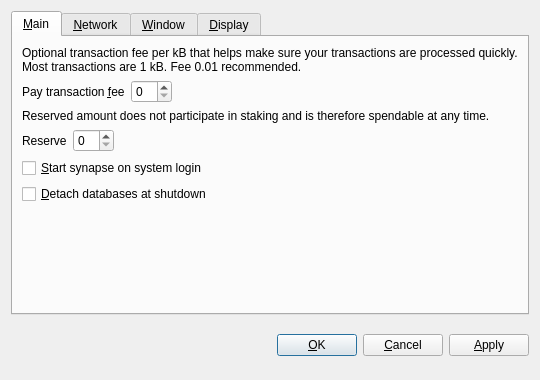
<?xml version="1.0" encoding="UTF-8"?>
<ui version="4.0">
 <class>OptionsDialog</class>
 <widget class="QDialog" name="OptionsDialog">
  <property name="geometry">
   <rect>
    <x>0</x>
    <y>0</y>
    <width>540</width>
    <height>380</height>
   </rect>
  </property>
  <property name="windowTitle">
   <string>Options</string>
  </property>
  <property name="modal">
   <bool>true</bool>
  </property>
  <layout class="QVBoxLayout" name="verticalLayout">
   <item>
    <widget class="QTabWidget" name="tabWidget">
     <property name="tabPosition">
      <enum>QTabWidget::North</enum>
     </property>
     <property name="currentIndex">
      <number>0</number>
     </property>
     <widget class="QWidget" name="tabMain">
      <attribute name="title">
       <string>&amp;Main</string>
      </attribute>
      <layout class="QVBoxLayout" name="verticalLayout_Main">
       <item>
        <widget class="QLabel" name="transactionFeeInfoLabel">
         <property name="text">
          <string>Optional transaction fee per kB that helps make sure your transactions are processed quickly. Most transactions are 1 kB. Fee 0.01 recommended.</string>
         </property>
         <property name="textFormat">
          <enum>Qt::PlainText</enum>
         </property>
         <property name="wordWrap">
          <bool>true</bool>
         </property>
        </widget>
       </item>
       <item>
        <layout class="QHBoxLayout" name="horizontalLayoutFee">
         <item>
          <widget class="QLabel" name="transactionFeeLabel">
           <property name="text">
            <string>Pay transaction &amp;fee</string>
           </property>
           <property name="textFormat">
            <enum>Qt::PlainText</enum>
           </property>
           <property name="buddy">
            <cstring>transactionFee</cstring>
           </property>
          </widget>
         </item>
         <item>
          <widget class="BitcoinAmountField" name="transactionFee"/>
         </item>
         <item>
          <spacer name="horizontalSpacerFee">
           <property name="orientation">
            <enum>Qt::Horizontal</enum>
           </property>
           <property name="sizeHint" stdset="0">
            <size>
             <width>40</width>
             <height>20</height>
            </size>
           </property>
          </spacer>
         </item>
        </layout>
       </item>
       <item>
        <widget class="QLabel" name="reserveBalanceInfoLabel">
         <property name="text">
          <string>Reserved amount does not participate in staking and is therefore spendable at any time.</string>
         </property>
         <property name="textFormat">
          <enum>Qt::PlainText</enum>
         </property>
         <property name="wordWrap">
          <bool>true</bool>
         </property>
        </widget>
       </item>
       <item>
        <layout class="QHBoxLayout" name="horizontalLayoutReserveBalance">
         <item>
          <widget class="QLabel" name="reserveBalanceLabel">
           <property name="text">
            <string>Reserve</string>
           </property>
           <property name="textFormat">
            <enum>Qt::PlainText</enum>
           </property>
           <property name="buddy">
            <cstring>reserveBalance</cstring>
           </property>
          </widget>
         </item>
         <item>
          <widget class="BitcoinAmountField" name="reserveBalance"/>
         </item>
         <item>
          <spacer name="horizontalSpacerReserveBalance">
           <property name="orientation">
            <enum>Qt::Horizontal</enum>
           </property>
           <property name="sizeHint" stdset="0">
            <size>
             <width>40</width>
             <height>20</height>
            </size>
           </property>
          </spacer>
         </item>
        </layout>
       </item>
       <item>
        <widget class="QCheckBox" name="bitcoinAtStartup">
         <property name="toolTip">
          <string>Automatically start synapse after logging in to the system.</string>
         </property>
         <property name="text">
          <string>&amp;Start synapse on system login</string>
         </property>
        </widget>
       </item>
       <item>
        <widget class="QCheckBox" name="detachDatabases">
         <property name="toolTip">
          <string>Detach block and address databases at shutdown. This means they can be moved to another data directory, but it slows down shutdown. The wallet is always detached.</string>
         </property>
         <property name="text">
          <string>&amp;Detach databases at shutdown</string>
         </property>
        </widget>
       </item>
       <item>
        <spacer name="verticalSpacer_Main">
         <property name="orientation">
          <enum>Qt::Vertical</enum>
         </property>
         <property name="sizeHint" stdset="0">
          <size>
           <width>20</width>
           <height>40</height>
          </size>
         </property>
        </spacer>
       </item>
      </layout>
     </widget>
     <widget class="QWidget" name="tabNetwork">
      <attribute name="title">
       <string>&amp;Network</string>
      </attribute>
      <layout class="QVBoxLayout" name="verticalLayout_Network">
       <item>
        <widget class="QCheckBox" name="mapPortUpnp">
         <property name="toolTip">
          <string>Automatically open the synapse client port on the router. This only works when your router supports UPnP and it is enabled.</string>
         </property>
         <property name="text">
          <string>Map port using &amp;UPnP</string>
         </property>
        </widget>
       </item>
       <item>
        <widget class="QCheckBox" name="connectSocks">
         <property name="toolTip">
          <string>Connect to the synapse network through a SOCKS proxy (e.g. when connecting through Tor).</string>
         </property>
         <property name="text">
          <string>&amp;Connect through SOCKS proxy:</string>
         </property>
        </widget>
       </item>
       <item>
        <layout class="QHBoxLayout" name="horizontalLayout_Network">
         <item>
          <widget class="QLabel" name="proxyIpLabel">
           <property name="text">
            <string>Proxy &amp;IP:</string>
           </property>
           <property name="textFormat">
            <enum>Qt::PlainText</enum>
           </property>
           <property name="buddy">
            <cstring>proxyIp</cstring>
           </property>
          </widget>
         </item>
         <item>
          <widget class="QValidatedLineEdit" name="proxyIp">
           <property name="maximumSize">
            <size>
             <width>140</width>
             <height>16777215</height>
            </size>
           </property>
           <property name="toolTip">
            <string>IP address of the proxy (e.g. 127.0.0.1)</string>
           </property>
          </widget>
         </item>
         <item>
          <widget class="QLabel" name="proxyPortLabel">
           <property name="text">
            <string>&amp;Port:</string>
           </property>
           <property name="textFormat">
            <enum>Qt::PlainText</enum>
           </property>
           <property name="buddy">
            <cstring>proxyPort</cstring>
           </property>
          </widget>
         </item>
         <item>
          <widget class="QLineEdit" name="proxyPort">
           <property name="maximumSize">
            <size>
             <width>55</width>
             <height>16777215</height>
            </size>
           </property>
           <property name="toolTip">
            <string>Port of the proxy (e.g. 9050)</string>
           </property>
          </widget>
         </item>
         <item>
          <widget class="QLabel" name="socksVersionLabel">
           <property name="text">
            <string>SOCKS &amp;Version:</string>
           </property>
           <property name="textFormat">
            <enum>Qt::PlainText</enum>
           </property>
           <property name="buddy">
            <cstring>socksVersion</cstring>
           </property>
          </widget>
         </item>
         <item>
          <widget class="QValueComboBox" name="socksVersion">
           <property name="toolTip">
            <string>SOCKS version of the proxy (e.g. 5)</string>
           </property>
          </widget>
         </item>
         <item>
          <spacer name="horizontalSpacer_Network">
           <property name="orientation">
            <enum>Qt::Horizontal</enum>
           </property>
           <property name="sizeHint" stdset="0">
            <size>
             <width>40</width>
             <height>20</height>
            </size>
           </property>
          </spacer>
         </item>
        </layout>
       </item>
       <item>
        <spacer name="verticalSpacer_Network">
         <property name="orientation">
          <enum>Qt::Vertical</enum>
         </property>
         <property name="sizeHint" stdset="0">
          <size>
           <width>20</width>
           <height>40</height>
          </size>
         </property>
        </spacer>
       </item>
      </layout>
     </widget>
     <widget class="QWidget" name="tabWindow">
      <attribute name="title">
       <string>&amp;Window</string>
      </attribute>
      <layout class="QVBoxLayout" name="verticalLayout_Window">
       <item>
        <widget class="QCheckBox" name="minimizeToTray">
         <property name="toolTip">
          <string>Show only a tray icon after minimizing the window.</string>
         </property>
         <property name="text">
          <string>&amp;Minimize to the tray instead of the taskbar</string>
         </property>
        </widget>
       </item>
       <item>
        <widget class="QCheckBox" name="minimizeOnClose">
         <property name="toolTip">
          <string>Minimize instead of exit the application when the window is closed. When this option is enabled, the application will be closed only after selecting Quit in the menu.</string>
         </property>
         <property name="text">
          <string>M&amp;inimize on close</string>
         </property>
        </widget>
       </item>
       <item>
        <spacer name="verticalSpacer_Window">
         <property name="orientation">
          <enum>Qt::Vertical</enum>
         </property>
         <property name="sizeHint" stdset="0">
          <size>
           <width>20</width>
           <height>40</height>
          </size>
         </property>
        </spacer>
       </item>
      </layout>
     </widget>
     <widget class="QWidget" name="tabDisplay">
      <attribute name="title">
       <string>&amp;Display</string>
      </attribute>
      <layout class="QVBoxLayout" name="verticalLayout_Display">
       <item>
        <layout class="QHBoxLayout" name="horizontalLayout_1_Display">
         <item>
          <widget class="QLabel" name="langLabel">
           <property name="text">
            <string>User Interface &amp;language:</string>
           </property>
           <property name="textFormat">
            <enum>Qt::PlainText</enum>
           </property>
           <property name="buddy">
            <cstring>lang</cstring>
           </property>
          </widget>
         </item>
         <item>
          <widget class="QValueComboBox" name="lang">
           <property name="toolTip">
            <string>The user interface language can be set here. This setting will take effect after restarting synapse.</string>
           </property>
          </widget>
         </item>
        </layout>
       </item>
       <item>
        <layout class="QHBoxLayout" name="horizontalLayout_2_Display">
         <item>
          <widget class="QLabel" name="unitLabel">
           <property name="text">
            <string>&amp;Unit to show amounts in:</string>
           </property>
           <property name="textFormat">
            <enum>Qt::PlainText</enum>
           </property>
           <property name="buddy">
            <cstring>unit</cstring>
           </property>
          </widget>
         </item>
         <item>
          <widget class="QValueComboBox" name="unit">
           <property name="toolTip">
            <string>Choose the default subdivision unit to show in the interface and when sending coins.</string>
           </property>
          </widget>
         </item>
        </layout>
       </item>
       <item>
        <widget class="QCheckBox" name="displayAddresses">
         <property name="toolTip">
          <string>Whether to show synapse addresses in the transaction list or not.</string>
         </property>
         <property name="text">
          <string>&amp;Display addresses in transaction list</string>
         </property>
        </widget>
       </item>
       <item>
        <widget class="QCheckBox" name="coinControlFeatures">
         <property name="toolTip">
          <string>Whether to show coin control features or not.</string>
         </property>
         <property name="text">
          <string>Display coin &amp;control features (experts only!)</string>
         </property>
        </widget>
       </item>
       <item>
        <spacer name="verticalSpacer_Display">
         <property name="orientation">
          <enum>Qt::Vertical</enum>
         </property>
         <property name="sizeHint" stdset="0">
          <size>
           <width>20</width>
           <height>40</height>
          </size>
         </property>
        </spacer>
       </item>
      </layout>
     </widget>
    </widget>
   </item>
   <item>
    <layout class="QHBoxLayout" name="horizontalLayout_Buttons">
     <item>
      <spacer name="horizontalSpacer_1">
       <property name="orientation">
        <enum>Qt::Horizontal</enum>
       </property>
       <property name="sizeHint" stdset="0">
        <size>
         <width>40</width>
         <height>48</height>
        </size>
       </property>
      </spacer>
     </item>
     <item>
      <widget class="QLabel" name="statusLabel">
       <property name="font">
        <font>
         <weight>75</weight>
         <bold>true</bold>
        </font>
       </property>
       <property name="text">
        <string/>
       </property>
       <property name="textFormat">
        <enum>Qt::PlainText</enum>
       </property>
       <property name="wordWrap">
        <bool>true</bool>
       </property>
      </widget>
     </item>
     <item>
      <spacer name="horizontalSpacer_2">
       <property name="orientation">
        <enum>Qt::Horizontal</enum>
       </property>
       <property name="sizeHint" stdset="0">
        <size>
         <width>40</width>
         <height>48</height>
        </size>
       </property>
      </spacer>
     </item>
     <item>
      <widget class="QPushButton" name="okButton">
       <property name="text">
        <string>&amp;OK</string>
       </property>
      </widget>
     </item>
     <item>
      <widget class="QPushButton" name="cancelButton">
       <property name="text">
        <string>&amp;Cancel</string>
       </property>
       <property name="autoDefault">
        <bool>false</bool>
       </property>
      </widget>
     </item>
     <item>
      <widget class="QPushButton" name="applyButton">
       <property name="text">
        <string>&amp;Apply</string>
       </property>
       <property name="autoDefault">
        <bool>false</bool>
       </property>
      </widget>
     </item>
    </layout>
   </item>
  </layout>
 </widget>
 <customwidgets>
  <customwidget>
   <class>BitcoinAmountField</class>
   <extends>QSpinBox</extends>
   <header>bitcoinamountfield.h</header>
  </customwidget>
  <customwidget>
   <class>QValueComboBox</class>
   <extends>QComboBox</extends>
   <header>qvaluecombobox.h</header>
  </customwidget>
  <customwidget>
   <class>QValidatedLineEdit</class>
   <extends>QLineEdit</extends>
   <header>qvalidatedlineedit.h</header>
  </customwidget>
 </customwidgets>
 <resources/>
 <connections/>
</ui>
